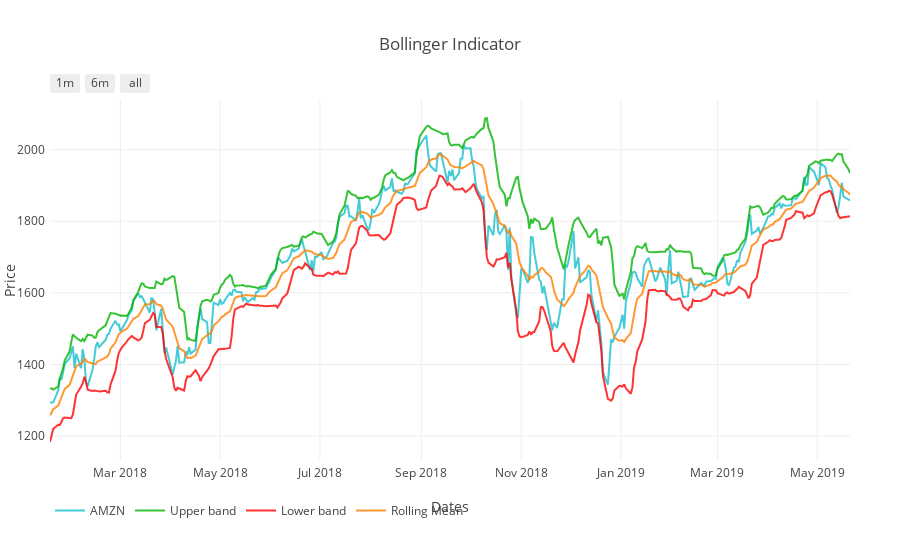

Notebook code for this chart:
### Markdown cell above
## Bollinger Bands

### Code cell
# Bollinger Bands
plot_boll = plot_bollinger(df_norm, symbol, output_type='nb')
iplot(plot_boll)

### Figure 1 — Plotly figure (JSON) as saved in the notebook; plotly's stock layout.template omitted (floating-point values rounded to 4 significant figures; data arrays with more than 128 entries replaced by an {"elided": "..."} marker saying what was removed)
{"data": [{"line": {"color": "#17BECF"}, "name": "AMZN", "opacity": 0.8, "type": "scatter", "uid": "34654603-64b4-45c3-bac7-f33e869e8abc", "x": {"elided": "338 str values"}, "y": {"elided": "338 float values"}}, {"line": {"color": "#04B404"}, "name": "Upper band", "opacity": 0.8, "type": "scatter", "uid": "a2133ac8-01db-43b9-96ec-0946aa3de47f", "x": {"elided": "338 str values"}, "y": {"elided": "338 float values"}}, {"line": {"color": "#FF0000"}, "name": "Lower band", "opacity": 0.8, "type": "scatter", "uid": "c018ff9f-3de0-4262-843d-83b5775b447d", "x": {"elided": "338 str values"}, "y": {"elided": "338 float values"}}, {"line": {"color": "#FF8000"}, "name": "Rolling Mean", "opacity": 0.8, "type": "scatter", "uid": "1a84e6d5-378f-4b91-9fe4-fb29d5255324", "x": {"elided": "338 str values"}, "y": {"elided": "338 float values"}}], "layout": {"autosize": true, "legend": {"orientation": "h"}, "margin": {"b": 100, "l": 50, "pad": 4, "r": 50, "t": 100}, "showlegend": true, "title": {"text": "Bollinger Indicator"}, "xaxis": {"range": ["2018-01-17", "2019-05-21"], "rangeselector": {"buttons": [{"count": 1, "label": "1m", "step": "month", "stepmode": "backward"}, {"count": 6, "label": "6m", "step": "month", "stepmode": "backward"}, {"step": "all"}]}, "title": {"text": "Dates"}, "type": "date"}, "yaxis": {"autorange": true, "range": [1133.0, 2139.0], "title": {"text": "Price"}, "type": "linear"}}}
